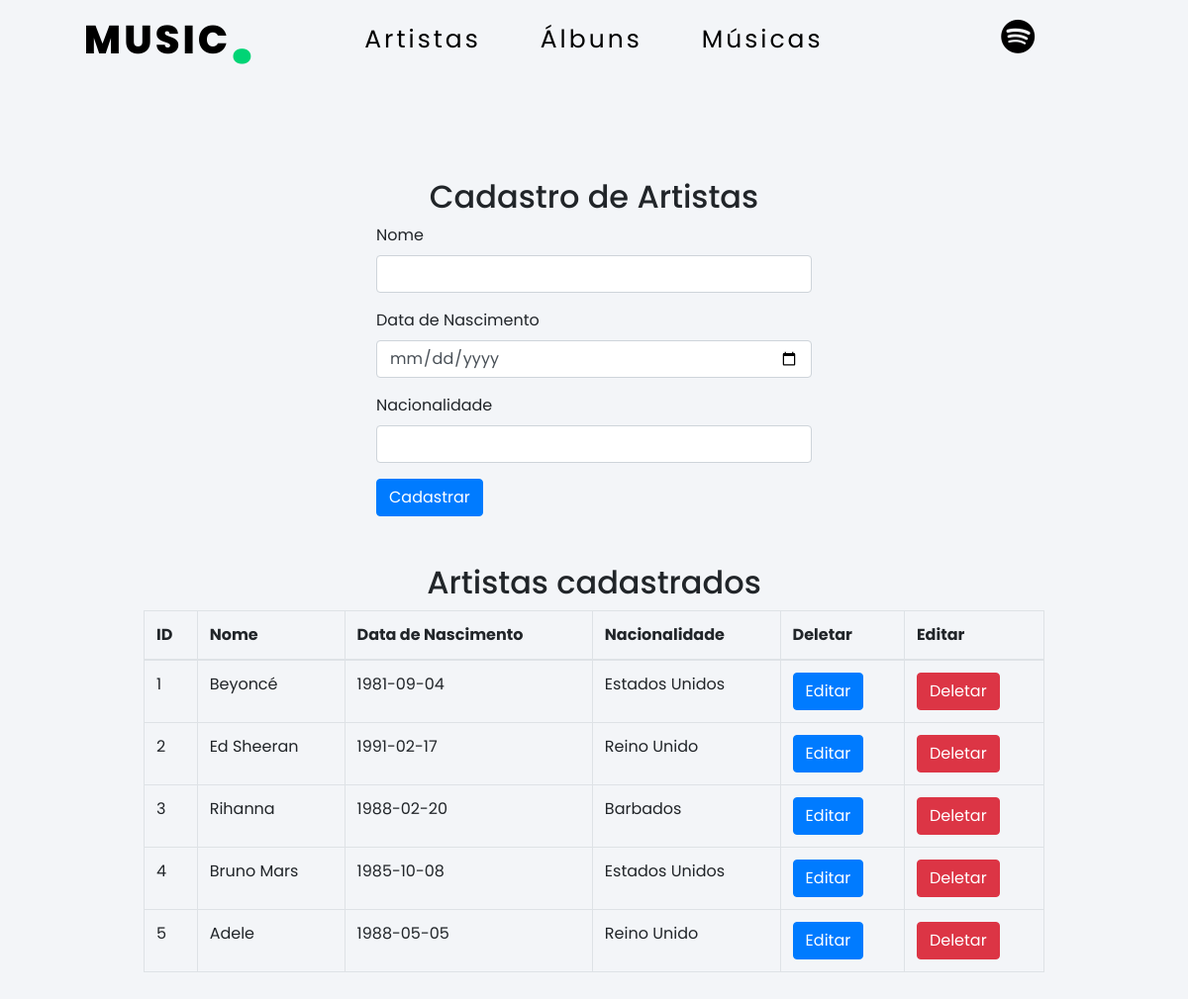
Page /artista.php on the committed database.
### tables this page shows
CREATE TABLE `Artista` (
  `id` int(11) NOT NULL AUTO_INCREMENT,
  `nome` varchar(255) NOT NULL,
  `data_nascimento` date NOT NULL,
  `nacionalidade` varchar(100) NOT NULL,
  PRIMARY KEY (`id`),
  UNIQUE KEY `nome` (`nome`)
);

### model/Artista.php (called while the page is built, shortened)
<?php
class Artista
{
    public static function listarArt()
    {
        try {
            $conexao = Conexao::getConexao();
            $stmt = $conexao->prepare("SELECT * FROM Artista ORDER BY id");
            $stmt->execute();
            return $stmt->fetchAll();
        } catch (Exception $e) {
            echo $e->getMessage();
            exit;
        }
    }
}
?>

### artista.php (the view, shortened to what this page needs)
<!DOCTYPE html>
<html lang="en">
<head>
    <link rel="stylesheet" href="https://cdnjs.cloudflare.com/ajax/libs/font-awesome/6.1.1/css/all.min.css">
    <link href="https://maxcdn.bootstrapcdn.com/bootstrap/4.5.2/css/bootstrap.min.css" rel="stylesheet">
    <link rel="stylesheet" href="css/artista.css">
    <link rel="stylesheet" type="text/css" href="https://cdn.jsdelivr.net/npm/toastify-js/src/toastify.min.css">
</head>
<body>
    <div class="container">
        <nav>
            <a href="index.php" style="text-decoration: none;">
                <div class="logo">MUSIC<b>.</b></div>
            </a>
            <ul class="navItems">
                <li><a href="artista.php">Artistas</a></li>
                <li><a href="album.php">Álbuns</a></li>
                <li><a href="selecionarOpcao.php">Músicas</a></li>
            </ul>
            <div class="links">
                <a href="spotifyApiCall.php"><i
                        class="fab fa-spotify" style="font-size: 35px;"></i></a>
            </div>
        </nav>
        <?php
        require_once("./model/Artista.php");
        $listaArtistas = Artista::listarArt();
        ?>
        <div class="container" id="fill">
            <div class="row justify-content-center">
                <div class="col-md-6">
                    <h2 class="text-center">Cadastro de Artistas</h2>
                    <form method="POST">
                        <div class="form-group">
                            <label for="nome">Nome</label>
                            <input type="text" class="form-control" id="nome" name="nome" required>
                        </div>
                        <div class="form-group">
                            <label for="data_nascimento">Data de Nascimento</label>
                            <input type="date" class="form-control" id="data_nascimento" name="data_nascimento" required>
                        </div>
                        <div class="form-group">
                            <label for="nacionalidade">Nacionalidade</label>
                            <input type="text" class="form-control" id="nacionalidade" name="nacionalidade" required>
                        </div>
                        <button type="submit" class="btn btn-primary">Cadastrar</button>
                    </form>
                </div>
            </div>
            <div class="row mt-5">
                <div class="col-md-12">
                    <h2 class="text-center">Artistas cadastrados</h2>
                    <table class="table table-bordered">
                        <thead>
                            <tr>
                                <th>ID</th>
                                <th>Nome</th>
                                <th>Data de Nascimento</th>
                                <th>Nacionalidade</th>
                                <th>Deletar</th>
                                <th>Editar</th>
                            </tr>
                        </thead>
                        <tbody>
                            <?php foreach ($listaArtistas as $artista) {
                                $id = $artista["id"];
                                echo "<tr>";
                                echo "<td>" . $artista["id"] . "</td>";
                                echo "<td>" . $artista["nome"] . "</td>";
                                echo "<td>" . $artista["data_nascimento"] . "</td>";
                                echo "<td>" . $artista["nacionalidade"] . "</td>";
                                echo "<td><a href='editar_artista.php?id=$id' class='btn btn-primary'>Editar</a></td>";
                                echo "<td><a href='Artista.php?id=$id&op=deletarArt' class='btn btn-danger'>Deletar</a></td>";
                                echo "</tr>";
                            } ?>
                        </tbody>
                    </table>
                </div>
            </div>
        </div>
    </div>
</body>
</html>

### css/artista.css (style rules this page uses)
* { margin: 0; padding: 0; box-sizing: border-box; font-family: 'Poppins', sans-serif; }
html { scroll-behavior: smooth; }
body { background-color: #f3f5f8; }
.container { width: 100%; min-height: 100vh; }
#fill { position: relative; padding: 100px; }
.container nav { display: flex; width: 100%; justify-content: space-around; height: 80px; line-height: 80px; z-index: 111; }
.logo { display: flex; font-size: 40px; font-weight: 800; color: #000; letter-spacing: 3px; cursor: pointer; text-transform: uppercase; }
b { font-size: 70px; color: #01d475; }
.navItems { display: flex; }
.navItems li { list-style: none; margin: 0 30px; }
.navItems li a { font-size: 25px; font-weight: 400; color: #000; letter-spacing: 3px; text-decoration: none; text-transform: capitalize; }
.links a { font-size: 30px; color: #000; margin: 25px 70px; }

### rows in the picture
artista: id "1", nome "Beyoncé", data_nascimento "1981-09-04", nacionalidade "Estados Unidos"
artista: id "2", nome "Ed Sheeran", data_nascimento "1991-02-17", nacionalidade "Reino Unido"
artista: id "3", nome "Rihanna", data_nascimento "1988-02-20", nacionalidade "Barbados"
artista: id "4", nome "Bruno Mars", data_nascimento "1985-10-08", nacionalidade "Estados Unidos"
artista: id "5", nome "Adele", data_nascimento "1988-05-05", nacionalidade "Reino Unido"
